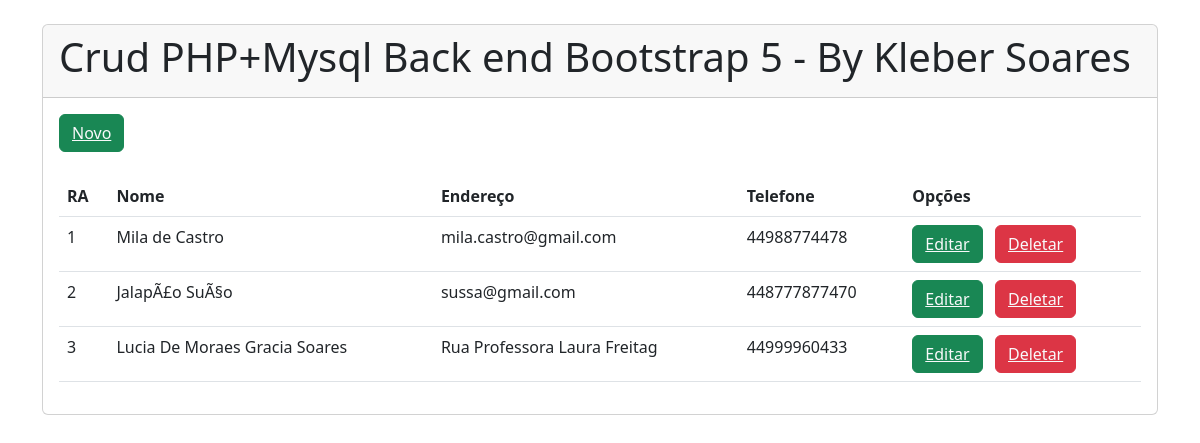
The page / on the database its author committed.
### tables this page shows
CREATE TABLE IF NOT EXISTS `student` (
  `id` int(100) NOT NULL,
  `name` varchar(255) DEFAULT NULL,
  `address` varchar(255) DEFAULT NULL,
  `mobile` varchar(255) DEFAULT NULL
);

### index.php (the view, shortened to what this page needs)
<!DOCTYPE html>
<html lang="en">
<?Php
	include('conexao.php');
?>
<head>
    <link href="https://cdn.jsdelivr.net/npm/bootstrap@5.3.0-alpha1/dist/css/bootstrap.min.css" rel="stylesheet">
</head>
<body>
        <br/>
        <div class="container">
            <div class="row">
                 <div class="col-md-12">
                    <div class="card">
                    <div class="card-header">
                        <h1> Crud PHP+Mysql Back end Bootstrap 5 - By Kleber Soares </h1>
                    </div>
                    <div class="card-body">
                    <button class="btn btn-success"> <a href="add.php" class="text-light"> Novo </a> </button>
                        <br/>
                        <br/>
                    <table class="table">
                        <thead>
                            <tr>
                            <th scope="col">RA</th>
                            <th scope="col">Nome</th>
                            <th scope="col"><?Php echo(utf8_encode('Endereço')); ?></th>
                            <th scope="col">Telefone</th>
                            <th scope="col"><?Php echo(utf8_encode('Opções')); ?></th>
                            </tr>
                        </thead>
                        <tbody>
                                <?php
                                $sql = "select * from student";
                                $run = mysqli_query($connection, $sql);
                                $id= 1;
                                while($row = mysqli_fetch_array($run))
                                {
                                    $uid = $row['id'];
                                    $name = $row['name'];
                                    $address = $row['address'];
                                    $mobile = $row['mobile'];
                                ?>
                                   <tr>
                                        <td><?php echo $id ?></td>
                                        <td><?php echo $name ?></td>
                                        <td><?php echo $address ?></td>
                                        <td><?php echo $mobile ?></td>
                                        <td>
                                        <button class="btn btn-success"> <a href='edit.php?edit=<?php echo $uid ?>' class="text-light"> Editar</a> </button> &nbsp;
                                       <button class="btn btn-danger"><a href='delete.php?del=<?php echo $uid ?>' class="text-light"> Deletar </a> </button>
                                        </td>
                                   </tr>
                                    <?php $id++; } ?>
                        </tbody>
                        </table>
                    </div>
                    </div>
                </div>
            </div>
        </div>
</body>
</html>

### rows shown on the page
student: name "Mila de Castro", address "mila.castro@gmail.com", mobile "44988774478"
student: name "JalapÃ£o SuÃ§o", address "sussa@gmail.com", mobile "448777877470"
student: name "Lucia De Moraes Gracia Soares", address "Rua Professora Laura Freitag", mobile "44999960433"

### other values the page prints
utf8_encode('Endereço') "Endereço"
utf8_encode('Opções') "Opções"
